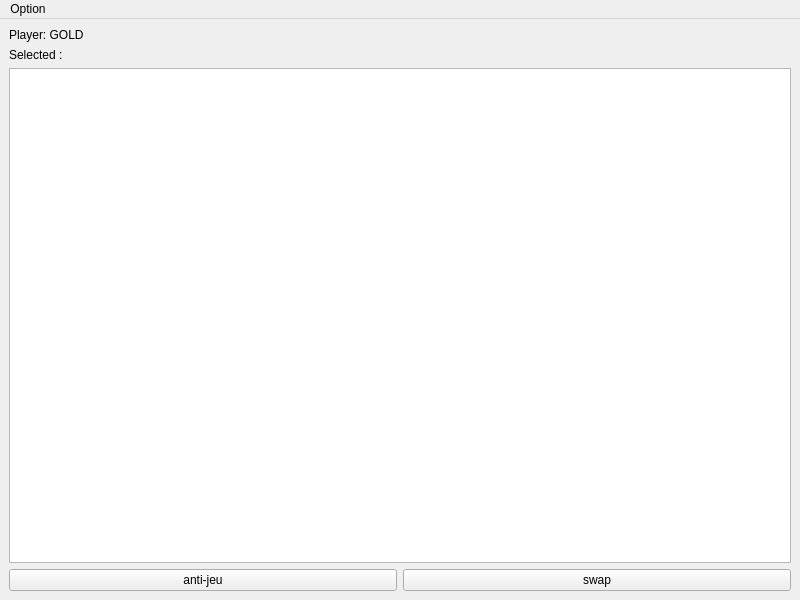
<?xml version="1.0" encoding="UTF-8"?>
<ui version="4.0">
 <class>MWDiaballik</class>
 <widget class="QMainWindow" name="MWDiaballik">
  <property name="geometry">
   <rect>
    <x>0</x>
    <y>0</y>
    <width>800</width>
    <height>600</height>
   </rect>
  </property>
  <property name="windowTitle">
   <string>MWDiaballik</string>
  </property>
  <widget class="QWidget" name="centralwidget">
   <layout class="QVBoxLayout" name="verticalLayout">
    <item>
     <widget class="QLabel" name="lbPlayer">
      <property name="text">
       <string>Player: GOLD</string>
      </property>
     </widget>
    </item>
    <item>
     <widget class="QLabel" name="selected">
      <property name="text">
       <string>Selected :</string>
      </property>
     </widget>
    </item>
    <item>
     <widget class="QGraphicsView" name="graphicsView"/>
    </item>
    <item>
     <layout class="QHBoxLayout" name="horizontalLayout">
      <item>
       <widget class="QPushButton" name="pushButton_3">
        <property name="text">
         <string>anti-jeu</string>
        </property>
       </widget>
      </item>
      <item>
       <widget class="QPushButton" name="pushButton">
        <property name="text">
         <string>swap</string>
        </property>
       </widget>
      </item>
     </layout>
    </item>
   </layout>
  </widget>
  <widget class="QMenuBar" name="menubar">
   <property name="geometry">
    <rect>
     <x>0</x>
     <y>0</y>
     <width>800</width>
     <height>22</height>
    </rect>
   </property>
   <property name="nativeMenuBar">
    <bool>false</bool>
   </property>
   <widget class="QMenu" name="menuOption">
    <property name="title">
     <string>Option</string>
    </property>
    <addaction name="action_Quitter"/>
   </widget>
   <addaction name="menuOption"/>
  </widget>
  <action name="action_Nouveau">
   <property name="text">
    <string>&amp;Nouveau</string>
   </property>
  </action>
  <action name="action_Quitter">
   <property name="text">
    <string>&amp;Quitter</string>
   </property>
  </action>
 </widget>
 <resources/>
 <connections>
  <connection>
   <sender>pushButton</sender>
   <signal>clicked()</signal>
   <receiver>MWDiaballik</receiver>
   <slot>swap()</slot>
   <hints>
    <hint type="sourcelabel">
     <x>787</x>
     <y>587</y>
    </hint>
    <hint type="destinationlabel">
     <x>494</x>
     <y>526</y>
    </hint>
   </hints>
  </connection>
  <connection>
   <sender>pushButton_3</sender>
   <signal>clicked()</signal>
   <receiver>MWDiaballik</receiver>
   <slot>fairPlay()</slot>
   <hints>
    <hint type="sourcelabel">
     <x>231</x>
     <y>567</y>
    </hint>
    <hint type="destinationlabel">
     <x>9</x>
     <y>543</y>
    </hint>
   </hints>
  </connection>
 </connections>
 <slots>
  <slot>swap()</slot>
  <slot>fairPlay()</slot>
 </slots>
</ui>
